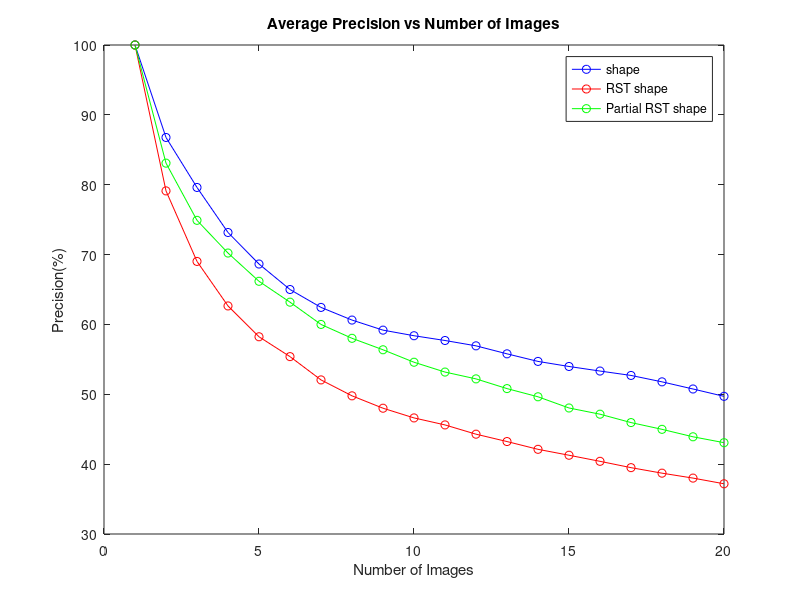
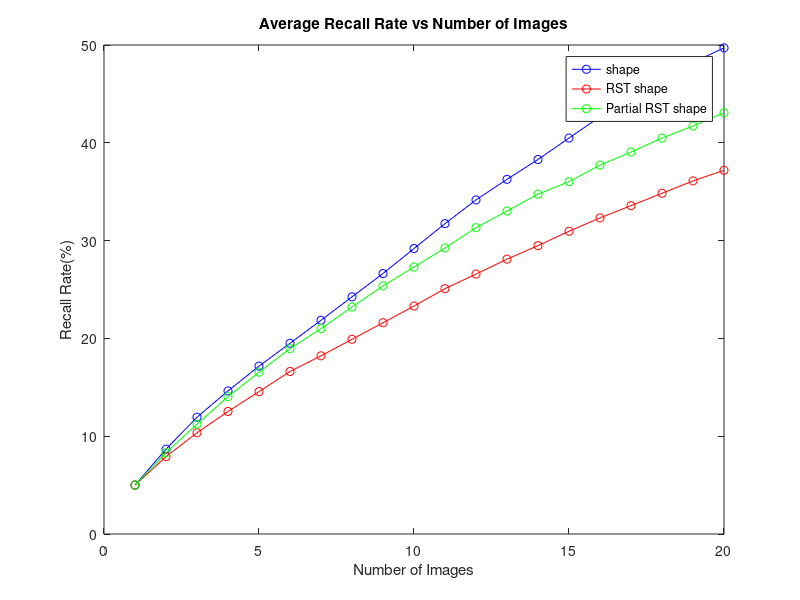
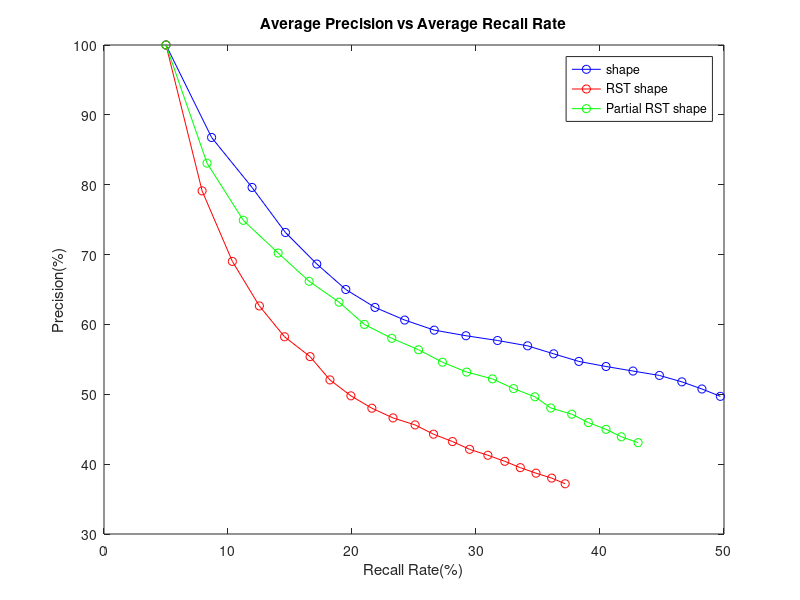

These charts were generated, in order, by the following MATLAB code:
close all; clear; clc;
tic

working_path = 'D:\Documents\MATLAB\DI&VP\Assignment';
cd(working_path);
addpath(pwd);

load('final_database_cbir.mat','database');



total_prec1 = zeros(340,20);
total_rec1 = zeros(340,20);
total_prec2 = zeros(340,20);
total_rec2 = zeros(340,20);
total_prec3 = zeros(340,20);
total_rec3 = zeros(340,20);

for z = 1:340
    total_prec1(z,:) = database(z).precision;
    total_rec1(z,:) = database(z).recall_rate; 
    
    total_prec2(z,:) = database(z).precisionRST;
    total_rec2(z,:) = database(z).recall_rateRST;
    
    total_prec3(z,:) = database(z).precisionPartialRST;
    total_rec3(z,:) = database(z).recall_ratePartialRST;
end


total_prec1 = total_prec1*100;
total_rec1 = total_rec1*100;
total_prec2 = total_prec2*100;
total_rec2 = total_rec2*100;
total_prec3 = total_prec3*100;
total_rec3 = total_rec3*100;

average_prec1 = mean(total_prec1);
average_rec1 = mean(total_rec1);

average_prec2 = mean(total_prec2);
average_rec2 = mean(total_rec2);

average_prec3 = mean(total_prec3);
average_rec3 = mean(total_rec3);


num_Images = 1:20;
figure('Name', 'Average Precision vs Num_images','NumberTitle','off');
plot(num_Images, average_prec1, 'b-o', num_Images, average_prec2, 'r-o', num_Images, average_prec3, 'g-o');
title('Average Precision vs Number of Images')
xlabel('Number of Images')
ylabel('Precision(%)')
legend('shape','RST shape', 'Partial RST shape')

figure('Name', 'Average Recall Rate vs Num_Images','NumberTitle','off');
plot(num_Images, average_rec1, 'b-o', num_Images, average_rec2, 'r-o', num_Images, average_rec3, 'g-o');
title('Average Recall Rate vs Number of Images')
xlabel('Number of Images')
ylabel('Recall Rate(%)')
legend('shape','RST shape', 'Partial RST shape')

figure('Name', 'Average Precision vs Average Recall Rate','NumberTitle','off');
plot(average_rec1, average_prec1, 'b-o', average_rec2, average_prec2, 'r-o', average_rec3, average_prec3, 'g-o');
title('Average Precision vs Average Recall Rate')
xlabel('Recall Rate(%)')
ylabel('Precision(%)')
legend('shape','RST shape', 'Partial RST shape')


toc